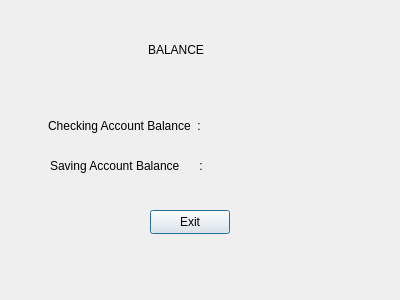
<?xml version="1.0" encoding="UTF-8"?>
<ui version="4.0">
 <class>BalanceWindow</class>
 <widget class="QDialog" name="BalanceWindow">
  <property name="geometry">
   <rect>
    <x>0</x>
    <y>0</y>
    <width>400</width>
    <height>300</height>
   </rect>
  </property>
  <property name="windowTitle">
   <string>Dialog</string>
  </property>
  <widget class="QLabel" name="label">
   <property name="geometry">
    <rect>
     <x>48</x>
     <y>110</y>
     <width>181</width>
     <height>31</height>
    </rect>
   </property>
   <property name="text">
    <string>Checking Account Balance  :</string>
   </property>
  </widget>
  <widget class="QLabel" name="label_2">
   <property name="geometry">
    <rect>
     <x>50</x>
     <y>150</y>
     <width>181</width>
     <height>31</height>
    </rect>
   </property>
   <property name="text">
    <string>Saving Account Balance      :</string>
   </property>
  </widget>
  <widget class="QLabel" name="chekcingLabel">
   <property name="geometry">
    <rect>
     <x>240</x>
     <y>120</y>
     <width>81</width>
     <height>16</height>
    </rect>
   </property>
   <property name="text">
    <string/>
   </property>
  </widget>
  <widget class="QLabel" name="savingsLabel">
   <property name="geometry">
    <rect>
     <x>240</x>
     <y>160</y>
     <width>81</width>
     <height>16</height>
    </rect>
   </property>
   <property name="text">
    <string/>
   </property>
  </widget>
  <widget class="QLabel" name="label_5">
   <property name="geometry">
    <rect>
     <x>148</x>
     <y>40</y>
     <width>71</width>
     <height>20</height>
    </rect>
   </property>
   <property name="text">
    <string>BALANCE</string>
   </property>
  </widget>
  <widget class="QPushButton" name="exitButton">
   <property name="geometry">
    <rect>
     <x>150</x>
     <y>210</y>
     <width>80</width>
     <height>24</height>
    </rect>
   </property>
   <property name="text">
    <string>Exit</string>
   </property>
  </widget>
 </widget>
 <resources/>
 <connections/>
</ui>
